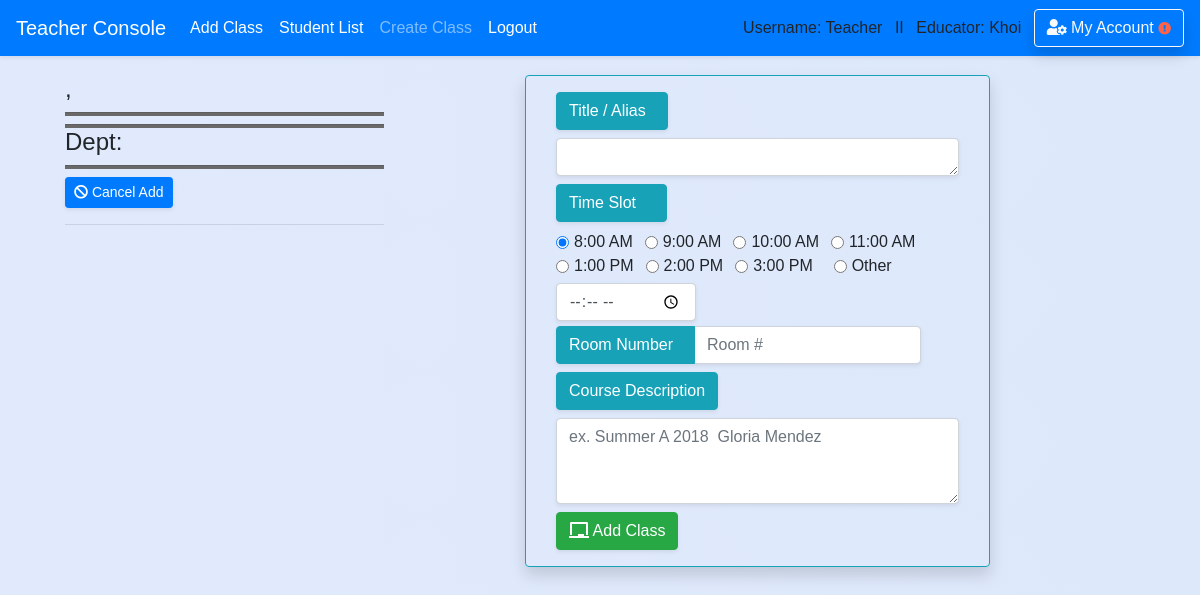
Page /teacher/classroom/add_classroom/14 (signed in) on the earlier database version.
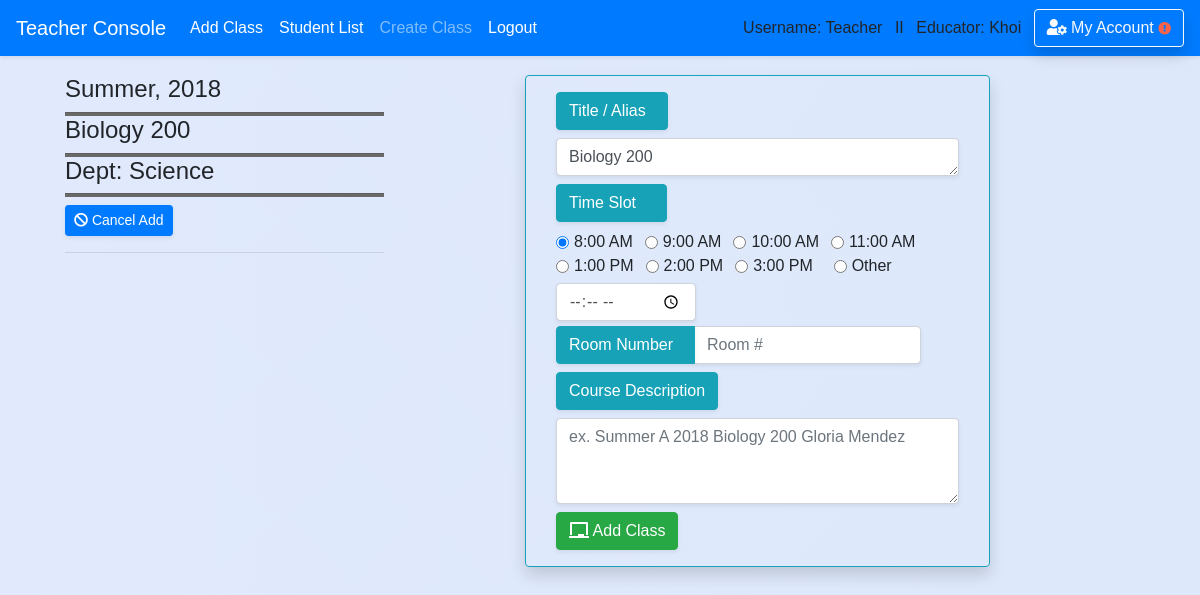
Same page on the later database version.
### school_app/models.py (models this page shows, shortened)
class Course(models.Model):
    course_number = models.CharField(max_length=20,default='12345678')
    abbreviated_title = models.CharField(max_length=150,default='')
    course_title = models.CharField(max_length=250,default='') #,unique=True)
    maximum_credit = models.CharField(max_length=10,default='')
    semester = models.CharField(max_length=50,default='')
    year = models.CharField(max_length=4,default='')
    teacher_name = models.CharField(max_length=50,default='')
    description = models.CharField(max_length=450,default='')
    is_archive = models.BooleanField(default=False)
    department = models.ForeignKey('Department',blank=True, null=True, on_delete = models.SET_NULL, related_name='belong_in_department')
    teacher = models.ForeignKey('Teacher',blank=True, null=True, on_delete = models.SET_NULL, related_name='course_by_teacher')
    create_date = models.DateField(auto_now_add=True , blank=True,null=True,)

class Department(models.Model):
    description = models.CharField(max_length=450,default='Department Description')
    name = models.CharField(max_length=75,default='', unique=True)
    teacher = models.ManyToManyField(Teacher,blank=True)
    student = models.ManyToManyField(Student,blank=True)

### school_app/views_logged.py (the view, shortened to what this page needs)
# urls.py: path('teacher/classroom/add_classroom', views_logged.add_classroom, name='add_classroom'),
def add_classroom(request,course_id=None):
    if is_login(request) == False:
        return redirect('/login')
    if is_login(request) == True:
        if request.user.profile.is_teacher == False:
            messages.warning(request, "You don't have Instructor's Privilege!")
            return redirect('/')
        course = Course.objects.filter(id=course_id).first()
        return render(request,'teacher/classroom/add_classroom.html',
        {'course':course})

### school_app/views_functions.py (called while the page is built)
def is_login(request):
    if not request.user.is_authenticated:
        messages.warning(request, "Please Login or Create an Account.")
        return False
    return True

### school_app/templates/teacher/classroom/add_classroom.html (shortened to what the changed rows need)
{% extends 'base.html' %}
{% block content %}
<div class='content'>
  <div class="container-fuild form-row pb-4" style='width:100%'>
    <div class="col-md-5">
        <div class='col-md-9'>
          <h4>{{ course.semester }}, {{ course.year }}</h4>
          <hr class='hr-line'/>
          <h4>{{ course.course_title }}</h4>
          <hr class='hr-line'/>
          <h4>Dept: {{ course.department.name }}</h4>
          <hr class='hr-line'/>
          <a class="btn btn-sm btn-primary shadow-sm mt-2" href='{% url "classroom_view" course_id=course.id %}'><i class="fas fa-ban"></i> Cancel Add </a>
          <hr style="text-align:left;margin-left:0;height:0px;padding: 0px"/>
        </div>
    </div>
    <div class='col-md-5'>
    <div class='form border border-info rounded pb-3 shadow'>
      <form action="/teacher/classroom/add_classroom", method="post", id=''> {% csrf_token %}
        <div class="input-group mt-3" >
        <div>
          <div class="input-group-prepend">
            <label class="btn btn-info shadow-sm arrow" style='cursor:default' for='' >Title / Alias &nbsp</label>
          </div>
            <textarea class="form-control shadow-sm" name='course_title' id="" rows="1" cols='39'
            maxlength='100'placeholder="" data-toggle="popover" title="" data-content="For your reference only"required>{{course.course_title}}</textarea>
          <label class="btn btn-info mt-2 shadow-sm arrow" >Time Slot &nbsp&nbsp&nbsp</label>
        </div>
          <br>
          <br><br>
        <div>
          <label class="btn btn-info shadow-sm arrow" for='description' >Course Description</label>
          <textarea class="form-control shadow-sm" name='description' id="" rows="3" cols='39' placeholder="ex. Summer A 2018 {{course.course_title}} Gloria Mendez"
          maxlength='200' data-toggle="popover" title="" data-content="Briefly describe your Course"required></textarea>
          <button class="btn btn-md btn-success text-center mt-2 shadow-sm"><i class="fas fa-chalkboard"></i> Add Class</button>
        </div>
      </div>
    </form>
    </div>
  </div>
</div>
{% endblock %}

Differences in the rows shown:
added Course: semester "Summer", year "2018", course_title "Biology 200", department.name "Science", description "ex. Summer A 2018 Biology 200 Gloria Mendez"
Other differences:
form field description: "ex. Summer A 2018 Gloria Mendez" → (not shown)
